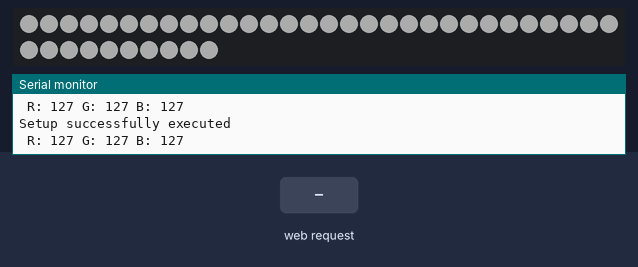
The sketch below on a simulated ESP8266 (NodeMCU). Parts: 40 RGB LEDs in strip order, left to right, continuing on the next row, the last lines printed to the serial monitor. The inputs (shaded band) are chosen by the test bench. Dim RGB values are drawn brighter than linear; storage starts empty.

Above: at 2.5 s.
2.6 s: HTTP request GET /setcolor.html?r=120 received
At 5.1 s:
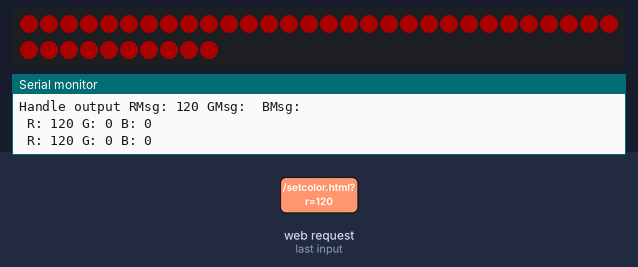
5.5 s: HTTP request GET /setcolor.html received
At 7.6 s:
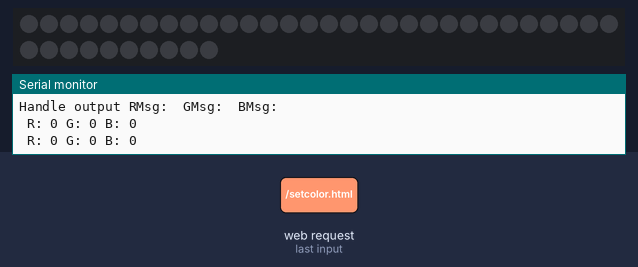
8.2 s: HTTP request GET /setcolor.html?g=120 received
At 10.2 s:
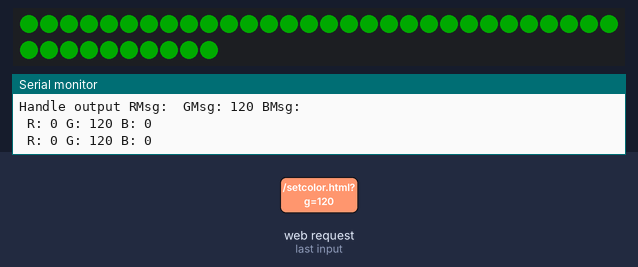
10.9 s: HTTP request GET /setcolor.html?r=120&g=120&b=120 received
At 11.46 s:
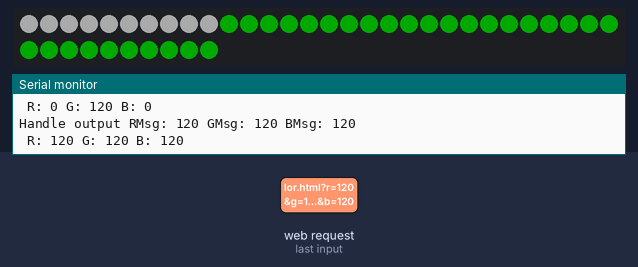
Timing chart, 0 to 13.9 s (numbered marks = the images above; inputs shaded):
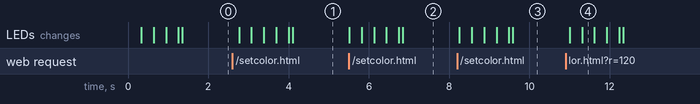

Measured:
- after the input at 2.6 s, the LEDs: first change after 0.17 s (image 1 shows a later state)
- after the input at 5.5 s, the LEDs: first change at once (image 2 shows a later state)
- after the input at 8.2 s, the LEDs: first change after 0.06 s (image 3 shows a later state)
- after the input at 10.9 s, the LEDs: first change after 0.10 s (image 4 shows a later state)

The sketch:

esp8266.ino
```cpp
#include <FastLED.h>

FASTLED_USING_NAMESPACE

#include "ESP8266WiFi.h"
#include <ESP8266WebServer.h>
#include <DNSServer.h>
#include <WiFiClient.h>
#include <ESP8266mDNS.h> // NEW
#include <FS.h>

/****************************************************************************************/
const byte DNS_PORT = 53;   // NEW
DNSServer dnsServer;        // NEW

ESP8266WebServer server(80);

IPAddress apIP(192, 168, 4, 1);       // NEW
IPAddress netMsk(255, 255, 255, 0);   // NEW

WiFiClient espClient;

/****************************************************************************************/

const char* wifi_ssid     = "christmas";
const char* wifi_password = "2019";
unsigned char red,green,blue;

/****************************************************************************************/

#if defined(FASTLED_VERSION) && (FASTLED_VERSION < 3001000)
#warning "Requires FastLED 3.1 or later; check github for latest code."
#endif

#define DATA_PIN    2
//#define CLK_PIN   4
#define LED_TYPE    WS2811
#define COLOR_ORDER GRB
#define NUM_LEDS    40
CRGB leds[NUM_LEDS];

#define BRIGHTNESS          96

/****************************************************************************************/

void handle_root() {
  Serial.println("Handle Root");

  server.sendHeader("Cache-Control", "no-cache, no-store, must-revalidate");
  server.sendHeader("Pragma", "no-cache");
  server.sendHeader("Expires", "-1");

  String html = "<!DOCTYPE html> <html lang=\"en\"> <head> <title>Color Picker</title> <meta charset=\"UTF-8\"/> <link href=\"common.css\" rel=\"stylesheet\" /> <script src=\"colorpicker.js\"></script> <style>.inputs-list {margin-top: 34px\; \n }</style> </head>\n";
  html += "<body> <div class=\"example-wrap\"> <div class=\"inputs-list\"> ";
  html += "<input type=\"hidden\" id=\"blackCode\" value=\"#000000\" /> ";
  html += "<input type=\"hidden\" id=\"oldHexCode\" value=\"\" /> ";
  html += "<input type=\"button\" onclick=\"sendData(getElementById('blackCode'))\" onchange=\"\" class=\"io-input\" style=\"background-color:#000\; border: 2px solid #fff\; color: #fff\; \" value=\"0\" /> ";
  html += "<input type=\"button\" onclick=\"sendData(getElementById('oldHexCode'))\" onchange=\"\" class=\"io-input\" style=\"background-color:#fff\; border: 2px solid #fff\; color: #000\; \" value=\"1\" /> ";
  html += "</div> <canvas id=\"canvas\"></canvas> <div class=\"inputs-list\"> ";
  html += "<input  type=\"button\" onclick=\"sendData(event.target)\" onchange=\"picker.editInput(event.target)\" class=\"multi-input input-quad\" value=\"#8825eb\" />";
  html += "<input  type=\"button\" onclick=\"sendData(event.target)\" onchange=\"picker.editInput(event.target)\"  class=\"multi-input input-quad\" value=\"#2439eb\" />";
  html += "<input  type=\"button\" onclick=\"sendData(event.target)\" onchange=\"picker.editInput(event.target)\"  class=\"multi-input input-quad\" value=\"#24e9eb\" />";
  html += "<input  type=\"button\" onclick=\"sendData(event.target)\" onchange=\"picker.editInput(event.target)\"  class=\"multi-input input-quad\" value=\"#eb9524\" />";
  html += "<input  type=\"button\" onclick=\"sendData(event.target)\" onchange=\"picker.editInput(event.target)\"  class=\"multi-input input-quad\" value=\"#eb2497\" />";
  html += "</div> <div class=\"inputs-list\">";
  html += "<input  type=\"button\" onclick=\"sendData(event.target)\" onchange=\"picker.editInput(event.target)\"  class=\"multi-input input-quad\" value=\"#ffffff\" />";
  html += "<input  type=\"button\" onclick=\"sendData(event.target)\" onchange=\"picker.editInput(event.target)\"  class=\"multi-input input-quad\" value=\"#ffe83f\" />";
  html += "<input  type=\"button\" onclick=\"sendData(event.target)\" onchange=\"picker.editInput(event.target)\"  class=\"multi-input input-quad\" value=\"#ff0000\" />";
  html += "<input  type=\"button\" onclick=\"sendData(event.target)\" onchange=\"picker.editInput(event.target)\"  class=\"multi-input input-quad\" value=\"#00ff00\" />";
  html += "<input  type=\"button\" onclick=\"sendData(event.target)\" onchange=\"picker.editInput(event.target)\"  class=\"multi-input input-quad\" value=\"#0000ff\" />";
  html += "</div> </div> \n";
  html += "<script> var picker = new KellyColorPicker({ place : 'canvas',    size : 700, userEvents : { change : function(self) { if (!self.selectedInput) return\; \n  if (self.getCurColorHsv().v < 0.5) { self.selectedInput.style.color = \"#FFFFFF\"\; \n  } else { self.selectedInput.style.color = \"#000000\"\; \n  } self.selectedInput.value = self.getCurColorHex()\; \n     self.selectedInput.style.background = self.selectedInput.value\; \n    } } })\; \n  picker.editInput = function(target) { if (picker.selectedInput) picker.selectedInput.classList.remove('selected')\; \n    if (target) picker.selectedInput = target\; \n  if (!picker.selectedInput) return false\; \n  picker.selectedInput.classList.add('selected')\; \n     picker.setColor(picker.selectedInput.value)\; \n  picker.selectedInput.style.color=picker.selectedInput.value\; \n  } \n";
  html += "var mInputs = document.getElementsByClassName('multi-input')\; \n  for (var i = 0\; \n  i < mInputs.length\; \n  i++) { picker.editInput(mInputs[i])\; \n  } \n";
  html += "picker.getWheel().width += 60\; \n  picker.getSvFigCursor().radius += 15\; \n  picker.getWheelCursor().height += 15\; \n  var alpha = picker.getAlphaFig()\; \n  picker.updateView(true)\; \n  \n";
  html += "</script> </body> </html>";

  server.send(200, "text/html", html);
  delay(100);
}


void handle_css()  {
  Serial.println("Handle Css");
  String css    = "body { background : #000; font-family: Calibri; padding-top: 48px; text-align : center; } input { border: 0px; height: 32px; text-align: center;}.example-wrap { background: #000; width: 500px; height: 900px; margin: 0 auto; -webkit-box-shadow: 1px 2px 10px 0px rgba(0,0,0,0.75); -moz-box-shadow: 1px 2px 10px 0px rgba(0,0,0,0.75); box-shadow: 1px 2px 6px 0px rgba(0,0,0,0.4);}.example-wrap-simple { width : 98%; height : 98%; padding-bottom : 64px;}a { text-decoration : none;}.input-quad { width : 64px; height : 64px; display : inline-block;}.examples-list { max-width : 640px; margin : 0 auto; text-align : left; padding : 24px; box-sizing: border-box;}.examples-list ul { text-align : left; margin : 0px; padding : 0px;}.examples-list li { list-style-type: none; padding: 6px; padding-left : 0px; }.examples-list li a { font-size: 16px; color: #6d5ad6; font-weight: bold;}.multi-input { border: 2px ddsolid rgba(70, 70, 70, 0.18); box-sizing: border-box; width: 90px; margin-right: 5px; border-radius: 6px; text-align : center; color: #fff;}.multi-input.selected { border: 2px solid #000;}.io-input { box-sizing: border-box; width: 190px; height: 55px; margin: 40px 10px; border-radius: 6px; text-align : center; font-weight: bold; font-size: 30px;}";

  server.send(200, "text/html", css);
  delay(100);
}

void handle_outputs() {
  Serial.print("Handle output");

  // Strings to strore the client output
  String RMsg;
  String GMsg;
  String BMsg;

  // Parse client output
  RMsg=server.arg("r");
  GMsg=server.arg("g");
  BMsg=server.arg("b");

  Serial.print(" RMsg: "); Serial.print(RMsg);
  Serial.print(" GMsg: "); Serial.print(GMsg);
  Serial.print(" BMsg: "); Serial.print(BMsg);
  Serial.print("\n");

  // Convert to number to pass to Neopixel library
  red=RMsg.toInt();
  green=GMsg.toInt();
  blue=BMsg.toInt();

  String result = "<!DOCTYPE html> <html lang=\"en\"> <head> <title>Color Picker</title> </head> <body>message</body> </html>";
  server.send(200, "text/html", result);
}

void getSpiffFile(String path, String TyPe) {
 if(SPIFFS.exists(path)){
    File file = SPIFFS.open(path, "r");
    server.streamFile(file, TyPe);
    file.close();
  }
}

// Initialize WiFi, web server and handles
void setup() {
  Serial.begin(115200);
  Serial.println("Setup start execution");

  WiFi.mode(WIFI_AP);           //Only Access point
  WiFi.softAPConfig(apIP, apIP, netMsk);  // NEW
  WiFi.softAP(wifi_ssid, wifi_password);  //Start HOTspot removing password will disable security

  dnsServer.setErrorReplyCode(DNSReplyCode::NoError);     // NEW
  dnsServer.start(DNS_PORT, "*", apIP);                   // NEW

  red=127;
  green=127;
  blue=127;

  FastLED.addLeds<LED_TYPE,DATA_PIN,COLOR_ORDER>(leds, NUM_LEDS).setCorrection(TypicalLEDStrip);
  FastLED.setBrightness(BRIGHTNESS);

  server.on("/", handle_root);
  server.on("/common.css", []() { getSpiffFile("/common.css", "text/css"); } );
  server.on("/colorpicker.js", []() { getSpiffFile("/colorpicker.js", "application/javascript"); } );
  server.on("/setcolor.html", handle_outputs);
  //server.onNotFound( handle_root );

  server.begin();
  SPIFFS.begin();

  setColorPixel();

  Serial.println("Setup successfully executed");
}

void loop() {
  server.handleClient();
  dnsServer.processNextRequest();
  setColorPixel();
  FastLED.show();
}

void setColorPixel() {

  Serial.print(" R: "); Serial.print(red);
  Serial.print(" G: "); Serial.print(green);
  Serial.print(" B: "); Serial.print(blue);
  Serial.print("\n");

  for(int i=0;i<NUM_LEDS;i++){
    leds[i] = CRGB( red, green, blue);
    FastLED.show();
    FastLED.delay(1000/30);
  }
}
```
